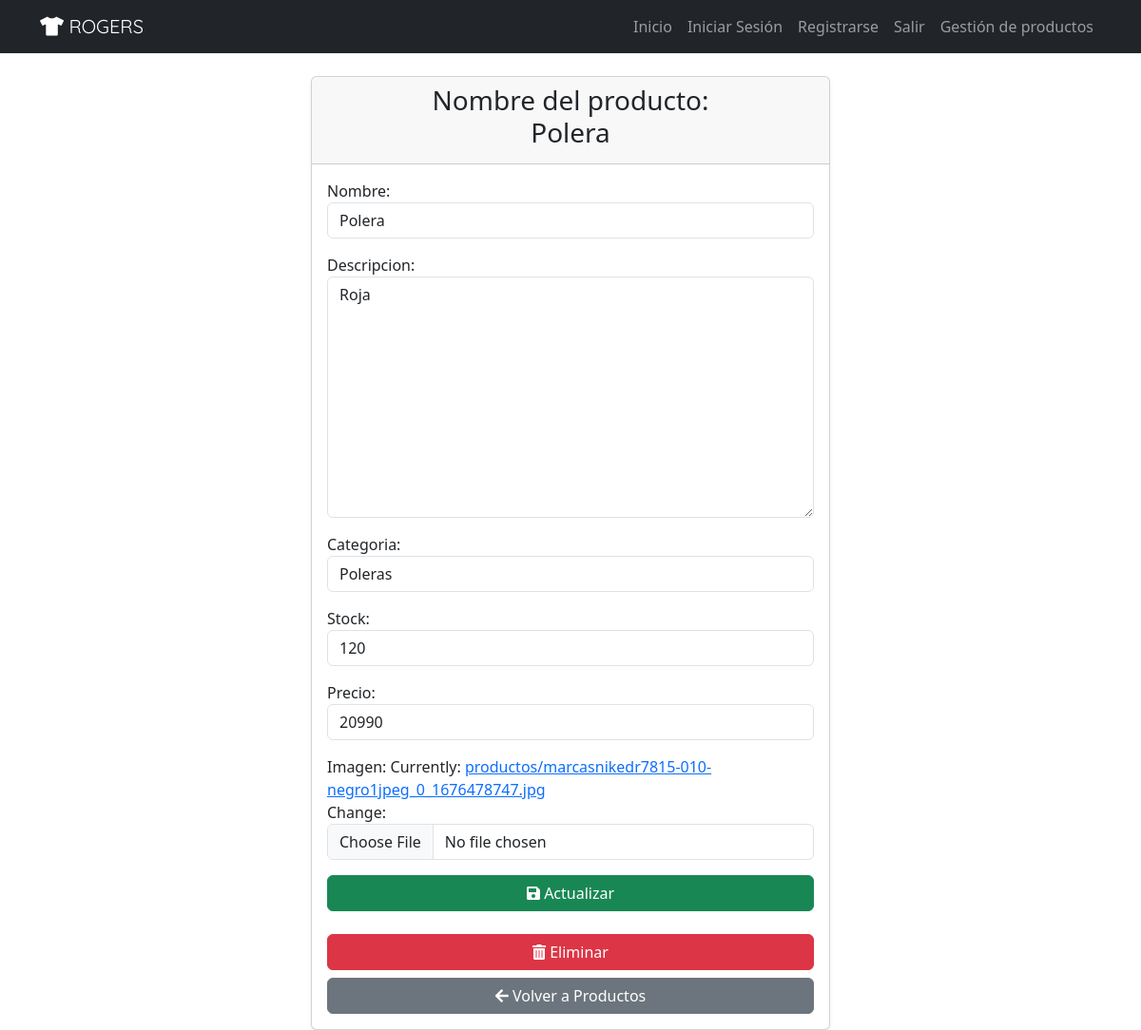
Page /productos/7/ (signed in) on the committed database.
### tasks/models.py (models this page shows, shortened)
class Productos(models.Model):
    nombre = models.CharField(max_length=100)
    descripcion = models.TextField(blank=True)
    categoria = models.CharField(max_length=50, default="General")
    stock = models.IntegerField(default=0)
    precio = models.IntegerField(default=0, validators=[MinValueValidator(1)])
    imagen = models.ImageField(upload_to='productos', null=True)
    user = models.ForeignKey(User, on_delete=models.PROTECT)

### tasks/views.py (the view, shortened to what this page needs)
# urls.py: path('productos/<int:producto_id>/', views.detalleProd, name='detalleProd'),
@login_required
def detalleProd(request, producto_id):
    if request.user.username != "admin":
        return redirect('home')
    if request.method == 'GET':
        producto = get_object_or_404(Productos, pk=producto_id)
        form = ProductoForm(instance=producto)
        return render(request, 'detalleProd.html', {'producto': producto, 'form': form})

### tasks/forms.py
class ProductoForm(forms.ModelForm):
    class Meta:
        model = Productos
        fields = ['nombre', 'descripcion', 'categoria', 'stock', 'precio', 'imagen']
        widgets = {
            'nombre' : forms.TextInput(attrs={'class': 'form-control', 'placeholder': 'Ingrese el nombre del producto...'}),
            'descripcion': forms.Textarea(attrs={'class': 'form-control', 'placeholder': 'Ingrese la descripción del producto...'}),
            'categoria': forms.TextInput(attrs={'class': 'form-control', 'placeholder': 'Ingrese la categoría del producto...'}),
            'stock': forms.NumberInput(attrs={'class': 'form-control', 'placeholder': 'Ingrese la cantidad en stock...'}),
            'precio': forms.NumberInput(attrs={'class': 'form-control', 'placeholder': 'Ingrese el precio del producto...'}),
            'imagen': forms.ClearableFileInput(attrs={'class': 'form-control'})
        }

### tasks/templates/detalleProd.html (shortened to what this page needs)
{% extends 'base.html' %}
{% block content %}
<main class="container">
    <div class="row justify-content-center">
        <div class="col-md-6 mt-4">
            <div class="card shadow-sm">
                <div class="card-header text-center">
                    <h3>Nombre del producto: <br> {{ producto.nombre }}</h3>
                </div>
                <div class="card-body">
                    <form method="POST" enctype="multipart/form-data" class="mb-3">
                        {{ form.as_p }}
                        <button type="submit" class="btn btn-success w-100 mb-2">
                            <i class="fas fa-save"></i> Actualizar
                        </button>
                    </form>
                    <form action="{% url 'eliminarProd' producto.id %}" method="POST" onsubmit="return confirm('¿Estás seguro de que deseas eliminar este producto?');">
                        <button type="submit" class="btn btn-danger w-100 mb-2">
                            <i class="fas fa-trash-alt"></i> Eliminar
                        </button>
                    </form>
                    <a href="{% url 'productos' %}" class="btn btn-secondary w-100">
                        <i class="fas fa-arrow-left"></i> Volver a Productos
                    </a>
                </div>
            </div>
        </div>
    </div>
</main>
{% endblock %}

### rows in the picture
Productos: nombre "Polera", descripcion "Roja", categoria "Poleras", stock "120", precio "20990"
